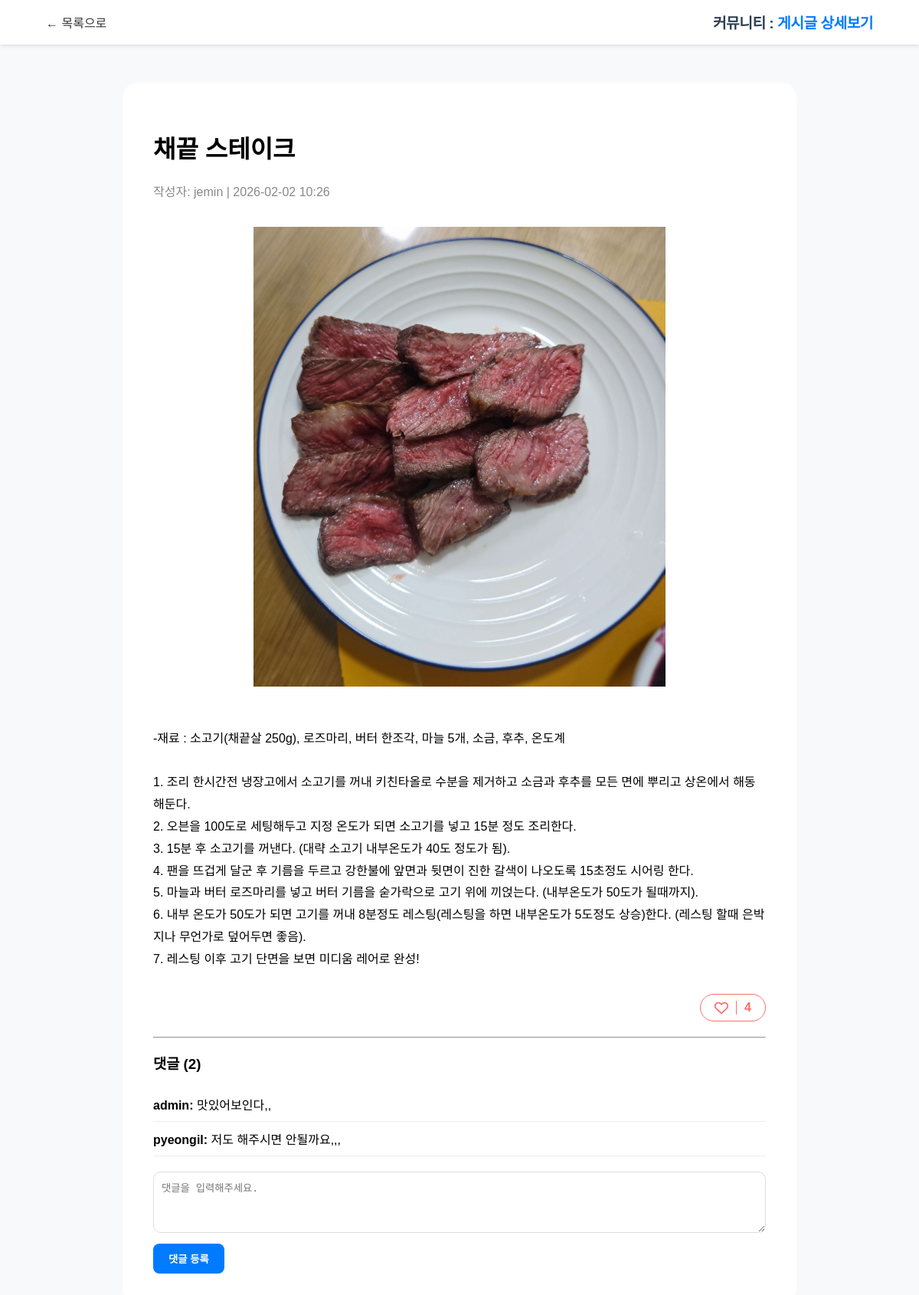
The app's page /posts/4/ with its own data.
### community/models.py (models this page shows, shortened)
class Post(models.Model):
    author = models.ForeignKey(User, on_delete=models.CASCADE)
    title = models.CharField(max_length=100) #제목
    content = models.TextField() #내용 저장될 곳
    thumbnail = models.ImageField(upload_to="community", blank=True, null=True) #이미지 저장될 곳(여기서 pip install Pillow)
    created_at = models.DateTimeField(auto_now_add=True) #글작성시간 자동 저장
    likes = models.ManyToManyField(settings.AUTH_USER_MODEL, related_name='like_posts', blank=True)
    def total_likes(self):
        return self.likes.count()

class Comment(models.Model):
    author = models.ForeignKey(User, on_delete=models.CASCADE)
    post = models.ForeignKey(Post, on_delete=models.CASCADE)
    content = models.TextField()
    created_at = models.DateTimeField(auto_now_add=True) #댓글 작성 시간

### community/views.py (the view, shortened to what this page needs)
# urls.py: re_path(r"^posts/(?P<post_id>\d+)/$", views.post_detail, name="post_detail"),#상세페이지
def post_detail(request, post_id):
    my_post = get_object_or_404(Post, id=post_id)
    my_comments = my_post.comment_set.all()
    my_context = {
        "post": my_post,
        "comments": my_comments
    }
    return render(request, "community/post_detail.html", context=my_context)

### templates/community/post_detail.html (shortened to what this page needs)
{% load static %}
<!doctype html>
<html lang="ko">
<head>
    <link rel="stylesheet" href="{% static 'css/community.css' %}">
    <link rel="stylesheet" href="https://cdnjs.cloudflare.com/ajax/libs/font-awesome/6.0.0/css/all.min.css">
</head>
<body>
    <div id="navbar">
        <a href="{% url 'community:post_list' %}" style="text-decoration:none; color:#333;">← 목록으로</a>
        <span>커뮤니티 : <b>게시글 상세보기</b></span>
    </div>
    <div id="post-detail">
        <h1>{{ post.title }}</h1>
        <div style="display: flex; justify-content: space-between; align-items: baseline; margin-bottom: 15px;">
            <p style="color:#888; margin:0;">작성자: {{ post.author.username }} | {{ post.created_at|date:"Y-m-d H:i" }}</p>
        </div>
        {% if post.thumbnail %}
            <img src="{{ post.thumbnail.url }}" class="post-image-detail">
        {% endif %}
        <div style="line-height:1.8; margin:30px 0;">
            {{ post.content|linebreaksbr }}
        </div>
        <div style="display: flex; justify-content: flex-end; margin: 20px 0;">
            <form action="{% url 'community:post_like' post.id %}" method="POST">
                <button type="submit" style="background: white; border: 1px solid #ff6b6b; color: #ff6b6b; padding: 8px 18px; border-radius: 30px; font-weight: bold; cursor: pointer; display: flex; align-items: center; gap: 10px; transition: 0.2s;">
                    {% if request.user in post.likes.all %}
                        <i class="fa-solid fa-heart" style="font-size: 18px;"></i> {% else %}
                        <i class="fa-regular fa-heart" style="font-size: 18px;"></i> {% endif %}
                    <span style="border-left: 1px solid #ff6b6b; padding-left: 10px; font-size: 16px;">{{ post.total_likes }}</span>
                </button>
            </form>
        </div>
        <hr>
        <h3>댓글 ({{ post.comment_set.count }})</h3>
        <ul style="list-style:none; padding:0;">
            {% for comment in post.comment_set.all %}
                <li style="border-bottom:1px solid #eee; padding:10px 0;">
                    <strong>{{ comment.author.username }}:</strong> {{ comment.content }}
                </li>
            {% empty %}
                <li>첫 댓글을 남겨보세요!</li>
            {% endfor %}
        </ul>
        <form method="POST" style="margin-top:20px;">
            <textarea name="comment" placeholder="댓글을 입력해주세요." style="width:100%; height:80px; border-radius:10px; padding:10px; border:1px solid #ddd; box-sizing: border-box;"></textarea>
            <button type="submit" class="btn btn-primary" style="margin-top:10px;">댓글 등록</button>
        </form>
    </div>
</body>
</html>

### static/css/community.css (style rules this page uses)
body { font-family: 'Pretendard', sans-serif; background-color: #f8f9fa; margin: 0; padding: 0; }
#navbar { background: white; padding: 15px 5%; display: flex; justify-content: space-between; align-items: center; box-shadow: 0 2px 5px rgba(0,0,0,0.1); position: sticky; top: 0; z-index: 100; }
#navbar span { font-weight: 800; font-size: 1.2rem; color: #2c3e50; letter-spacing: -0.5px; }
#navbar span b { color: #007bff; font-weight: 800; }
#post-detail { max-width: 800px; margin: 50px auto; background: white; padding: 40px; border-radius: 20px; }
.post-image-detail { width: 100%; max-height: 600px; object-fit: contain; border-radius: 10px; margin: 20px 0; }
.btn { padding: 10px 20px; border-radius: 8px; text-decoration: none; font-weight: 600; display: inline-block; }
.btn-primary { background: #007bff; color: white; border: none; }

### records on screen
Post: title "채끝 스테이크", author.username "jemin", created_at "2026-02-02 10:26", thumbnail (picture), content "-재료 : 소고기(채끝살 250g), 로즈마리, 버터 한조각, 마늘 5개, 소금, 후추, 온도계 1. 조리 한시간전 냉장고에서 소고기를 꺼내 키친타올로 수분을 제거하고 소금과 후추를 모든 면에 뿌리고 상온에서 해동해둔다. 2. 오븐을 100도로 세팅해두고 지정 온도가 되면 소고기를 넣고 15분 정도 조리한다. 3. 15분 후 소고기를 꺼낸다. (대략 소고기 내부온도가 40도 정도가 됨). 4. 팬을 뜨겁게 달군 후 기름을 두르고 강한불에 앞면과 뒷면이 진한 갈색이 나오도록 15초정도 시어링 한다. 5. 마늘과 버터 로즈마리를 넣고 버터 기름을 숟가락으로 고기 위에 끼얹는다. (내부온도가 50도가 될때까지). 6. 내부 온도가 50도가 되면 고기를 꺼내 8분정도 레스팅(레스팅을 하면 내부온도가 5도정도 상승)한다. (레스팅 할때 은박지나 무언가로 덮어두면 좋음). 7. 레스팅 이후 고기 단면을 보면 미디움 레어로 완성!", total_likes "4", comment_set.count "2"
Comment: author.username "admin", content "맛있어보인다,,"
Comment: author.username "pyeongil", content "저도 해주시면 안될까요,,,"
